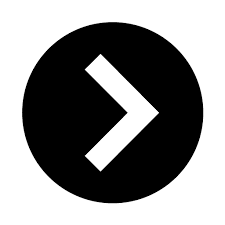
#> input picture next.png, 225 x 225 px
$ python show_image_present.py   (Python 2 division)
#> lines starting #> are read from the running program, lines starting #| are printed output that depends on the picture
import matplotlib.pyplot as plt
import time
from utils import FileTool

img_next=plt.imread('next.png')
#> img_next is the input picture: shape (225, 225, 4) float32; mean R, G, B, A 0.555, 0.555, 0.555, 1
img_prev=plt.imread('prev.png')
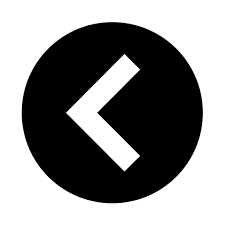
#> input picture prev.png, 225 x 225 px
#> img_prev is the input picture: shape (225, 225, 4) float32; mean R, G, B, A 0.554, 0.554, 0.554, 1
img_punch=plt.imread('punch.png')
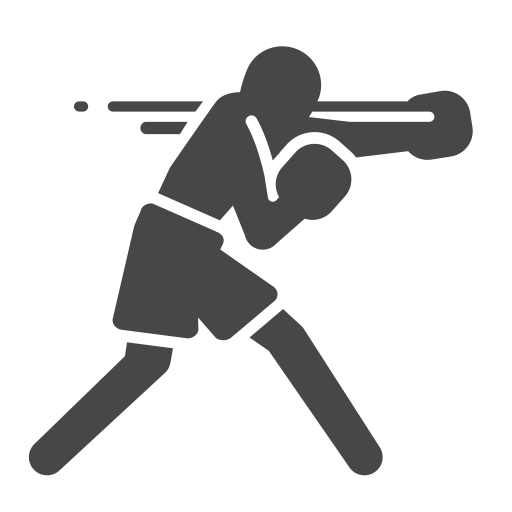
#> input picture punch.png, 512 x 512 px
#> img_punch is the input picture: shape (512, 512, 4) float32; mean R, G, B, A 0.0627, 0.0627, 0.0627, 0.218
img_hook=plt.imread('hook.png')
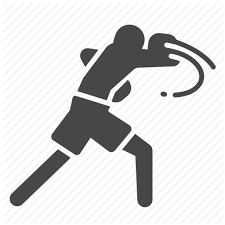
#> input picture hook.png, 225 x 225 px
#> img_hook is the input picture: shape (225, 225, 4) float32; mean R, G, B, A 0.854, 0.854, 0.854, 1
img_lock=plt.imread('lock.png')
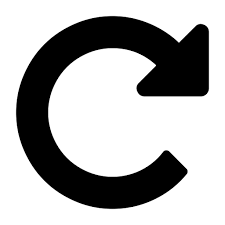
#> input picture lock.png, 225 x 225 px
#> img_lock is the input picture: shape (225, 225, 4) float32; mean R, G, B, A 0.689, 0.689, 0.689, 1
img_unlock=plt.imread('unlock.png')
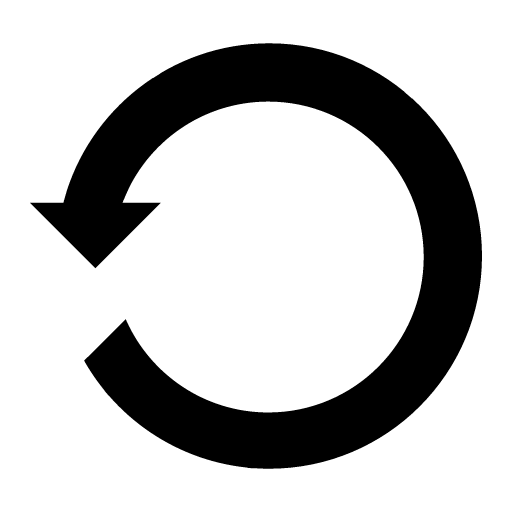
#> input picture unlock.png, 512 x 512 px
#> img_unlock is the input picture: shape (512, 512, 4) float32; mean R, G, B, A 0, 0, 0, 0.239
#> (the run stopped early here; a loop or call above may not have finished)
